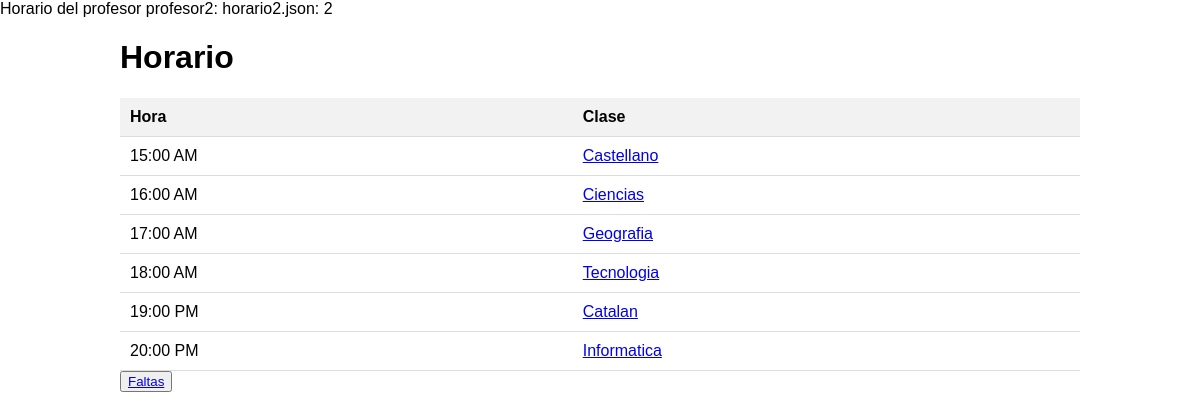
The app's page /www/Assistencia/index.php (signed in) with its own data.
### tables this page shows
CREATE TABLE `profesores` (
  `id` int(11) NOT NULL,
  `usuario` varchar(50) NOT NULL,
  `pass` varchar(100) NOT NULL,
  `horario` varchar(100) DEFAULT NULL
);

### www/Assistencia/index.php (the view, shortened to what this page needs)
<?php
$usuario = $_SESSION["usuario"];
$id = $_SESSION["id"];
require_once "settingsbd.php";
$sql = "SELECT horario FROM profesores WHERE usuario = ?";
$horario = "";
if ($stmt = $conn->prepare($sql)) {
    $stmt->bind_param("s", $usuario);
    $stmt->execute();
    $stmt->bind_result($horario);
}
echo "Horario del profesor $usuario: $horario: $id";
?>
<!DOCTYPE html>
<html lang="es">
<head>
    <link rel="stylesheet" href="style.css">
</head>
<body>
    <div class="container">
        <h1>Horario</h1>
        <table>
            <tr>
                <th>Hora</th>
                <th>Clase</th>
            </tr>
            <?php
            $horario = json_decode(file_get_contents($horario), true);
            foreach ($horario as $hora => $clase) {
                echo "<tr>";
                echo "<td>$hora</td>";
                echo "<td><a href='asistencia.php?materia=" . urlencode($clase) . "'>$clase</a></td>";
                echo "</tr>";
            }
            ?>
        </table>
        <button><a href="media.php" class="btn btn-danger btn-lg">Faltas</a></button>
    </div>
</body>
</html>

### www/Assistencia/style.css (style rules this page uses)
body { font-family: Arial, sans-serif; margin: 0; padding: 0; }
.container { width: 80%; margin: 20px auto; }
table { width: 100%; border-collapse: collapse; }
th, td { padding: 10px; text-align: left; border-bottom: 1px solid #ddd; }
th { background-color: #f2f2f2; }

### records on screen
profesores: horario "horario2.json", horario "Castellano", horario "Ciencias", horario "Geografia", horario "Tecnologia", horario "Catalan", horario "Informatica"

### other values on screen
$usuario "profesor2"
$id "2"
$hora "15:00 AM"
$hora "16:00 AM"
$hora "17:00 AM"
$hora "18:00 AM"
$hora "19:00 PM"
$hora "20:00 PM"
